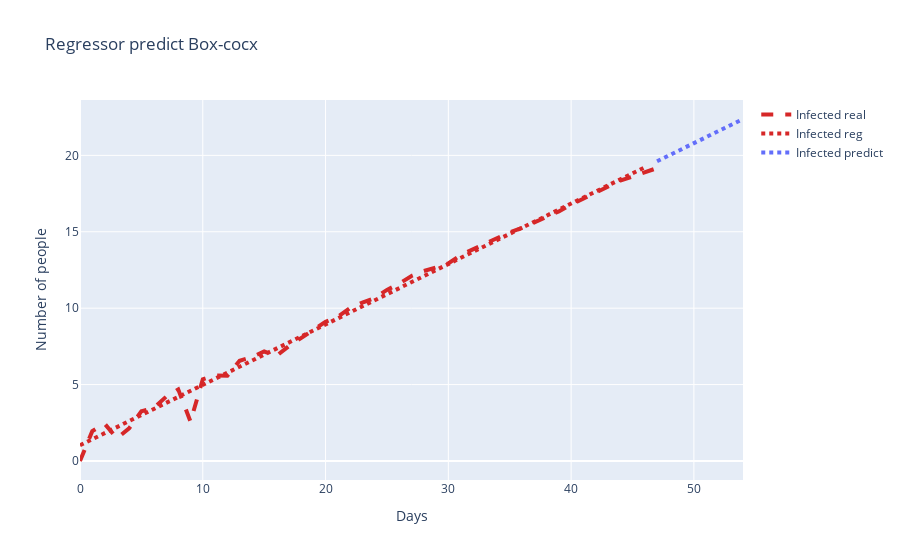
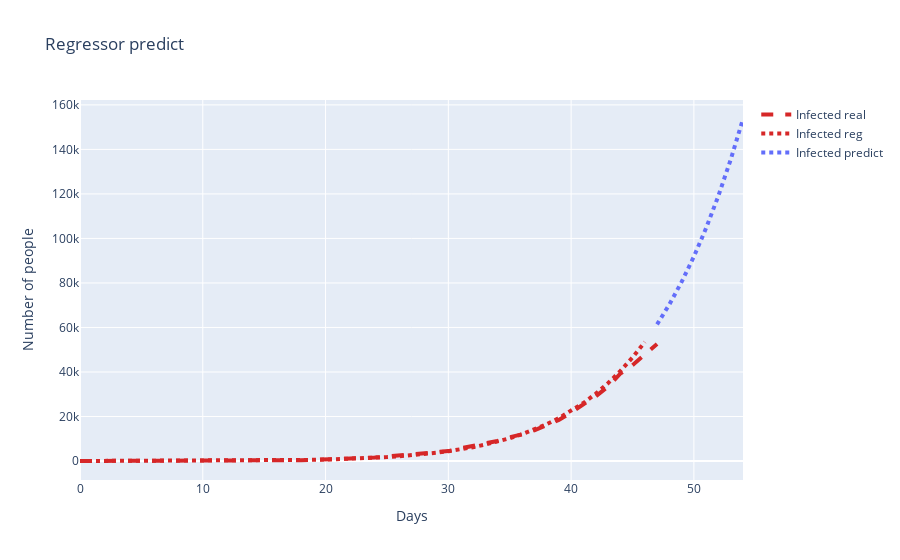

Here is the notebook cell these charts were saved with, in order:
### Markdown cell above
## box-cocx Infected

### Code cell
y_boxcox, lmbda = boxcox(temp["Active"].values)
x = [[i] for i, d in enumerate(temp["Date"].dt.weekday)]
y = temp["Active"]
predict_box = gauss_marcov_hip(x[:48], y_boxcox[:48], "Infected", lmbda)
print("Lambda box-cocx =", lmbda)

### Figure 1 — Plotly figure (JSON) as saved in the notebook; plotly's stock layout.template omitted (floating-point values rounded to 4 significant figures)
{"data": [{"line": {"color": "#D62728", "dash": "dash", "width": 4}, "mode": "lines", "name": "Infected real", "type": "scatter", "x": [0, 1, 2, 3, 4, 5, 6, 7, 8, 9, 10, 11, 12, 13, 14, 15, 16, 17, 18, 19, 20, 21, 22, 23, 24, 25, 26, 27, 28, 29, 30, 31, 32, 33, 34, 35, 36, 37, 38, 39, 40, 41, 42, 43, 44, 45, 46, 47, 48, 49, 50, 51, 52, 53, 54], "y": [0, 1.955, 2.446, 1.483, 2.14, 3.256, 3.471, 4.197, 4.689, 2.577, 5.351, 5.595, 5.577, 6.561, 6.797, 7.164, 6.875, 7.514, 8.042, 8.559, 9.11, 9.434, 10.01, 10.37, 10.67, 11.2, 11.6, 12.11, 12.43, 12.67, 12.93, 13.47, 13.84, 14.19, 14.56, 14.97, 15.25, 15.6, 16.0, 16.33, 16.78, 17.17, 17.53, 17.91, 18.35, 18.61, 18.9, 19.17]}, {"line": {"color": "#D62728", "dash": "dot", "width": 4}, "mode": "lines", "name": "Infected reg", "type": "scatter", "x": [0, 1, 2, 3, 4, 5, 6, 7, 8, 9, 10, 11, 12, 13, 14, 15, 16, 17, 18, 19, 20, 21, 22, 23, 24, 25, 26, 27, 28, 29, 30, 31, 32, 33, 34, 35, 36, 37, 38, 39, 40, 41, 42, 43, 44, 45, 46], "y": [1.029, 1.425, 1.82, 2.216, 2.611, 3.006, 3.402, 3.797, 4.192, 4.588, 4.983, 5.378, 5.774, 6.169, 6.565, 6.96, 7.355, 7.751, 8.146, 8.541, 8.937, 9.332, 9.727, 10.12, 10.52, 10.91, 11.31, 11.7, 12.1, 12.5, 12.89, 13.29, 13.68, 14.08, 14.47, 14.87, 15.26, 15.66, 16.05, 16.45, 16.84, 17.24, 17.63, 18.03, 18.43, 18.82, 19.22]}, {"line": {"color": "#636EFA", "dash": "dot", "width": 4}, "mode": "lines", "name": "Infected predict", "type": "scatter", "x": [47, 48, 49, 50, 51, 52, 53, 54], "y": [19.61, 20.01, 20.4, 20.8, 21.19, 21.59, 21.98, 22.38]}], "layout": {"title": {"text": "Regressor predict Box-cocx"}, "xaxis": {"title": {"text": "Days"}}, "yaxis": {"title": {"text": "Number of people"}}}}

### Figure 2 — Plotly figure (JSON) as saved in the notebook; plotly's stock layout.template omitted (floating-point values rounded to 4 significant figures)
{"data": [{"line": {"color": "#D62728", "dash": "dash", "width": 4}, "mode": "lines", "name": "Infected real", "type": "scatter", "x": [0, 1, 2, 3, 4, 5, 6, 7, 8, 9, 10, 11, 12, 13, 14, 15, 16, 17, 18, 19, 20, 21, 22, 23, 24, 25, 26, 27, 28, 29, 30, 31, 32, 33, 34, 35, 36, 37, 38, 39, 40, 41, 42, 43, 44, 45, 46, 47, 48, 49, 50, 51, 52, 53, 54], "y": [1, 6.0, 9.0, 4.0, 7.0, 17.0, 20.0, 34.0, 48.0, 10.0, 75.0, 88.0, 87.0, 162.0, 187.0, 233.0, 196.0, 286.0, 387.0, 516.0, 695.0, 825.0, 1110.0, 1334, 1545, 2001.0, 2431.0, 3078.0, 3565.0, 3969.0, 4457.0, 5671.0, 6647.0, 7716.0, 9014.0, 10680.0, 11980.0, 13800.0, 16150.0, 18420.0, 21840.0, 25340.0, 29040.0, 33400.0, 39220.0, 43060.0, 47850, 52570.0]}, {"line": {"color": "#D62728", "dash": "dot", "width": 4}, "mode": "lines", "name": "Infected reg", "type": "scatter", "x": [0, 1, 2, 3, 4, 5, 6, 7, 8, 9, 10, 11, 12, 13, 14, 15, 16, 17, 18, 19, 20, 21, 22, 23, 24, 25, 26, 27, 28, 29, 30, 31, 32, 33, 34, 35, 36, 37, 38, 39, 40, 41, 42, 43, 44, 45, 46], "y": [2.669, 3.801, 5.352, 7.453, 10.27, 14.03, 18.98, 25.46, 33.88, 44.74, 58.66, 76.38, 98.81, 127.0, 162.3, 206.3, 260.8, 327.9, 410.3, 511.0, 633.5, 782.0, 961.2, 1177.0, 1435.0, 1744.0, 2111.0, 2548.0, 3064.0, 3672.0, 4388.0, 5228.0, 6211.0, 7358.0, 8693.0, 10240.0, 12040.0, 14110.0, 16510.0, 19260.0, 22430.0, 26050.0, 30200.0, 34940.0, 40340.0, 46480.0, 53460.0]}, {"line": {"color": "#636EFA", "dash": "dot", "width": 4}, "mode": "lines", "name": "Infected predict", "type": "scatter", "x": [47, 48, 49, 50, 51, 52, 53, 54], "y": [61370.0, 70320.0, 80440.0, 91860.0, 104700.0, 119200.0, 135400.0, 153700.0]}], "layout": {"title": {"text": "Regressor predict"}, "xaxis": {"title": {"text": "Days"}}, "yaxis": {"title": {"text": "Number of people"}}}}
